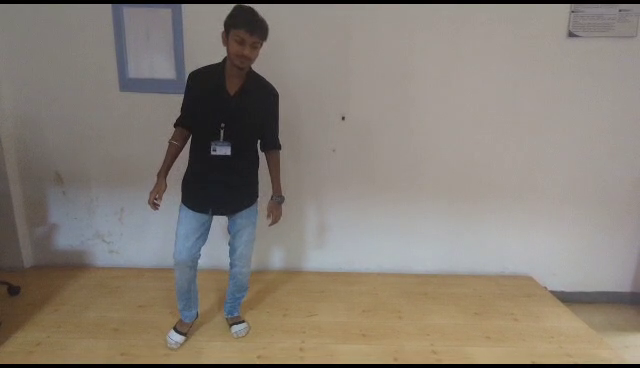
#> input picture frame 25 of Test1.mp4, 640 x 368 px
$ python FallDetSC.py
#> lines starting #> are read from the running program, lines starting #| are printed output that depends on the picture; after the words box and inside, x2 and y2 are one past the last pixel; in counts of white or black regions, pixels touching at a corner belong together
import cv2
import time
import threading
import smtplib
from email.mime.text import MIMEText
from email.mime.multipart import MIMEMultipart
from email.mime.image import MIMEImage

def show_alert():
    # Function to show the alert pop-up
    print("Fall detected for more than 2 seconds!")
    # Implement your alert pop-up here (e.g., using GUI libraries like Tkinter)

def send_email_alert(subject, body, to, frame):
    # Function to send an email alert with the attached photo frame
    msg = MIMEMultipart()
    msg.attach(MIMEText(body, 'plain'))
    msg['subject'] = subject
    msg['to'] = to

    user = "prashuprashanth988@gmail.com"
    msg['from'] = user
    password = "lbkmxyamghmhnbfb"

    try:
        # Convert the frame to a bytes buffer
        _, buffer = cv2.imencode('.jpg', frame)
        frame_bytes = buffer.tobytes()

        # Attach the frame as an image to the email
        image = MIMEImage(frame_bytes, name='frame.jpg')
        msg.attach(image)

        # Send the email
        server = smtplib.SMTP("smtp.gmail.com", 587)
        server.starttls()
        server.login(user, password)
        server.send_message(msg)
        print("Email alert sent successfully!")
        server.quit()
    except Exception as e:
        print("Error sending email alert:", str(e))

def fall_timer():
    # Function to handle fall duration timing
    global fall_start_time, fall_detected

    while True:
        if fall_detected:
            current_time = time.time()
            fall_duration = current_time - fall_start_time

            if fall_duration >= 2:
                # Show alert pop-up when the fall is detected for more than 2 seconds
                show_alert()
                # Send an email alert with the frame attached
                send_email_alert("Fall Detected!", "Fall detected for more than 2 seconds!", "gsdanawadkar5@gmail.com", frame)

            time.sleep(1)  # Check every half second

fitToEllipse = False
cap = cv2.VideoCapture('C:/Users/VTU/OneDrive/Desktop/FallDetection/Test1.mp4')
time.sleep(2)

fgbg = cv2.createBackgroundSubtractorMOG2()
j = 0

fall_detected = False
fall_start_time = 0

# Create and start the fall duration timing thread
fall_timer_thread = threading.Thread(target=fall_timer)
fall_timer_thread.daemon = True
fall_timer_thread.start()

while True:
    ret, frame = cap.read()
#> frame is the input picture: shape (368, 640, 3); mean B, G, R 117.5, 126.7, 134.9

    if not ret:
        break

    try:
        gray = cv2.cvtColor(frame, cv2.COLOR_BGR2GRAY)
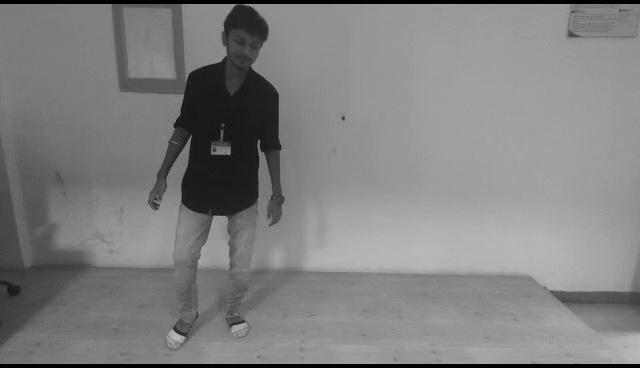
#> gray: shape (368, 640); min 0, max 187, mean 128.1
        fgmask = fgbg.apply(gray)
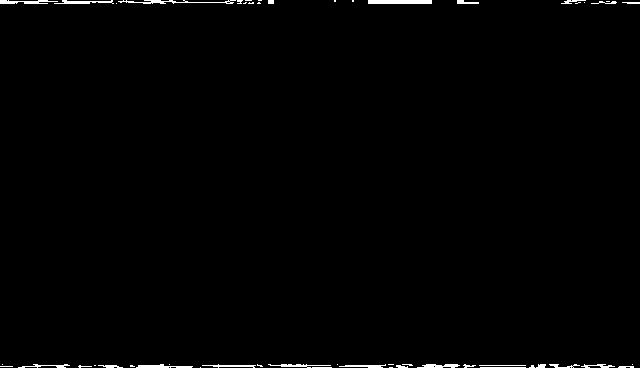
#> fgmask: shape (368, 640); values 127 (black) and 255 (white), 0.91% white; 51 white regions (26 under 20 px), largest, box (x1, y1, x2, y2) and area: (368, 0, 432, 4) 256, (118, 0, 236, 4) 202, (0, 0, 58, 4) 149

        contours, _ = cv2.findContours(fgmask, cv2.RETR_TREE, cv2.CHAIN_APPROX_SIMPLE)
#> contours = [[[0, 0], [0, 367], [639, 367], [639, 0]]]

        if contours:
            areas = [cv2.contourArea(contour) for contour in contours]
#> areas = [234513]
            max_area = max(areas, default=0)
#> max_area = 234513
            max_area_index = areas.index(max_area)
#> max_area_index = 0
            cnt = contours[max_area_index]
#> cnt = [[0, 0], [0, 367], [639, 367], [639, 0]]
            x, y, w, h = cv2.boundingRect(cnt)
#> x = 0; y = 0; w = 640; h = 368
            cv2.drawContours(fgmask, [cnt], 0, (255, 255, 255), 3, maxLevel=0)
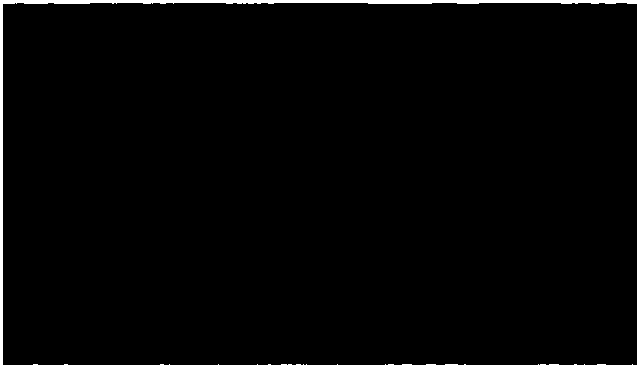
#> fgmask: shape (368, 640); values 127 (black) and 255 (white), 2.7% white; 1 white region, box (x1, y1, x2, y2) and area: (0, 0, 640, 368) 6374

            if h < w:
                j += 1

            if j > 10 and not fall_detected:
                fall_detected = True
                fall_start_time = time.time()

            if h > w:
                j = 0
                if fall_detected:
                    fall_detected = False

            # Draw the bounding rectangle with the "Fall Detected" tag if a fall is detected
            color = (0, 0, 255) if fall_detected else (0, 255, 0)
            tag = "Fall Detected" if fall_detected else ""
            cv2.rectangle(frame, (x, y), (x+w, y+h), color, 2)
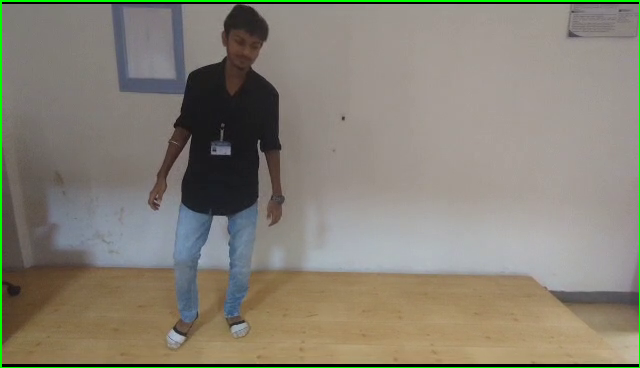
#> frame: shape (368, 640, 3); 1.28% of pixels changed, all inside (x1, y1, x2, y2) = (0, 0, 640, 368)
            cv2.putText(frame, tag, (x, y - 10), cv2.FONT_HERSHEY_SIMPLEX, 0.5, color, 2)

        cv2.imshow('video', frame)

        if cv2.waitKey(33) == 27:
#> (key Esc is pressed here)
            break
    except Exception as e:
        break

cv2.destroyAllWindows()
cap.release()
